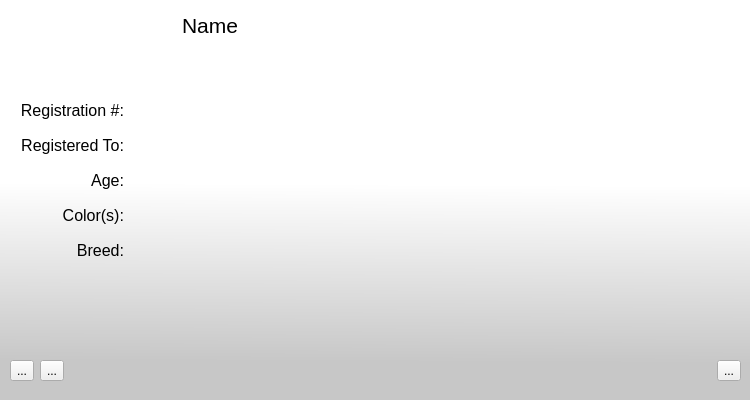
<?xml version="1.0" encoding="UTF-8"?>
<ui version="4.0">
 <class>dogIDcard</class>
 <widget class="QWidget" name="dogIDcard">
  <property name="geometry">
   <rect>
    <x>0</x>
    <y>0</y>
    <width>750</width>
    <height>400</height>
   </rect>
  </property>
  <property name="windowTitle">
   <string>Form</string>
  </property>
  <widget class="QLabel" name="name">
   <property name="geometry">
    <rect>
     <x>10</x>
     <y>10</y>
     <width>400</width>
     <height>30</height>
    </rect>
   </property>
   <property name="font">
    <font>
     <pointsize>16</pointsize>
    </font>
   </property>
   <property name="text">
    <string>Name</string>
   </property>
   <property name="alignment">
    <set>Qt::AlignCenter</set>
   </property>
  </widget>
  <widget class="QLabel" name="Photo">
   <property name="geometry">
    <rect>
     <x>430</x>
     <y>10</y>
     <width>300</width>
     <height>300</height>
    </rect>
   </property>
   <property name="styleSheet">
    <string notr="true"/>
   </property>
   <property name="frameShape">
    <enum>QFrame::NoFrame</enum>
   </property>
   <property name="frameShadow">
    <enum>QFrame::Plain</enum>
   </property>
   <property name="lineWidth">
    <number>6</number>
   </property>
   <property name="midLineWidth">
    <number>4</number>
   </property>
   <property name="text">
    <string/>
   </property>
   <property name="pixmap">
    <pixmap>resources/nophoto.png</pixmap>
   </property>
   <property name="scaledContents">
    <bool>false</bool>
   </property>
  </widget>
  <widget class="QWidget" name="horizontalLayoutWidget">
   <property name="geometry">
    <rect>
     <x>10</x>
     <y>345</y>
     <width>731</width>
     <height>51</height>
    </rect>
   </property>
   <layout class="QHBoxLayout" name="horizontalLayout">
    <item>
     <widget class="QToolButton" name="Edit">
      <property name="text">
       <string>...</string>
      </property>
      <property name="icon">
       <iconset>
        <normalon>resources/edit.png</normalon>
       </iconset>
      </property>
      <property name="iconSize">
       <size>
        <width>30</width>
        <height>30</height>
       </size>
      </property>
     </widget>
    </item>
    <item>
     <widget class="QToolButton" name="Transfer">
      <property name="text">
       <string>...</string>
      </property>
      <property name="icon">
       <iconset>
        <normalon>resources/arrows_swap.png</normalon>
       </iconset>
      </property>
      <property name="iconSize">
       <size>
        <width>30</width>
        <height>30</height>
       </size>
      </property>
     </widget>
    </item>
    <item>
     <widget class="QLabel" name="span">
      <property name="text">
       <string/>
      </property>
     </widget>
    </item>
    <item>
     <widget class="QToolButton" name="Delete">
      <property name="text">
       <string>...</string>
      </property>
      <property name="icon">
       <iconset>
        <normalon>resources/delete.png</normalon>
       </iconset>
      </property>
      <property name="iconSize">
       <size>
        <width>30</width>
        <height>30</height>
       </size>
      </property>
     </widget>
    </item>
   </layout>
  </widget>
  <widget class="QWidget" name="formLayoutWidget">
   <property name="geometry">
    <rect>
     <x>20</x>
     <y>100</y>
     <width>381</width>
     <height>201</height>
    </rect>
   </property>
   <layout class="QFormLayout" name="formLayout">
    <property name="labelAlignment">
     <set>Qt::AlignRight|Qt::AlignTrailing|Qt::AlignVCenter</set>
    </property>
    <property name="verticalSpacing">
     <number>15</number>
    </property>
    <item row="0" column="0">
     <widget class="QLabel" name="idLabel">
      <property name="minimumSize">
       <size>
        <width>0</width>
        <height>20</height>
       </size>
      </property>
      <property name="font">
       <font>
        <pointsize>12</pointsize>
       </font>
      </property>
      <property name="text">
       <string>Registration #:</string>
      </property>
      <property name="alignment">
       <set>Qt::AlignRight|Qt::AlignTrailing|Qt::AlignVCenter</set>
      </property>
     </widget>
    </item>
    <item row="0" column="1">
     <widget class="QLabel" name="id">
      <property name="font">
       <font>
        <pointsize>12</pointsize>
       </font>
      </property>
      <property name="text">
       <string/>
      </property>
     </widget>
    </item>
    <item row="1" column="0">
     <widget class="QLabel" name="OwnerLabel">
      <property name="minimumSize">
       <size>
        <width>0</width>
        <height>20</height>
       </size>
      </property>
      <property name="font">
       <font>
        <pointsize>12</pointsize>
       </font>
      </property>
      <property name="text">
       <string>Registered To:</string>
      </property>
      <property name="alignment">
       <set>Qt::AlignRight|Qt::AlignTrailing|Qt::AlignVCenter</set>
      </property>
     </widget>
    </item>
    <item row="1" column="1">
     <widget class="QLabel" name="owner">
      <property name="font">
       <font>
        <pointsize>12</pointsize>
       </font>
      </property>
      <property name="text">
       <string/>
      </property>
     </widget>
    </item>
    <item row="2" column="1">
     <widget class="QLabel" name="dob">
      <property name="font">
       <font>
        <pointsize>12</pointsize>
       </font>
      </property>
      <property name="text">
       <string/>
      </property>
     </widget>
    </item>
    <item row="3" column="0">
     <widget class="QLabel" name="ColorLabel">
      <property name="minimumSize">
       <size>
        <width>0</width>
        <height>20</height>
       </size>
      </property>
      <property name="font">
       <font>
        <pointsize>12</pointsize>
       </font>
      </property>
      <property name="text">
       <string>Color(s):</string>
      </property>
      <property name="alignment">
       <set>Qt::AlignRight|Qt::AlignTrailing|Qt::AlignVCenter</set>
      </property>
     </widget>
    </item>
    <item row="3" column="1">
     <widget class="QLabel" name="color">
      <property name="font">
       <font>
        <pointsize>12</pointsize>
       </font>
      </property>
      <property name="text">
       <string/>
      </property>
     </widget>
    </item>
    <item row="4" column="0">
     <widget class="QLabel" name="BreedLabel">
      <property name="minimumSize">
       <size>
        <width>0</width>
        <height>20</height>
       </size>
      </property>
      <property name="font">
       <font>
        <pointsize>12</pointsize>
       </font>
      </property>
      <property name="text">
       <string>Breed:</string>
      </property>
      <property name="alignment">
       <set>Qt::AlignRight|Qt::AlignTrailing|Qt::AlignVCenter</set>
      </property>
     </widget>
    </item>
    <item row="4" column="1">
     <widget class="QLabel" name="breed">
      <property name="font">
       <font>
        <pointsize>12</pointsize>
       </font>
      </property>
      <property name="text">
       <string/>
      </property>
     </widget>
    </item>
    <item row="2" column="0">
     <widget class="QLabel" name="DoBLabel">
      <property name="minimumSize">
       <size>
        <width>0</width>
        <height>20</height>
       </size>
      </property>
      <property name="font">
       <font>
        <pointsize>12</pointsize>
       </font>
      </property>
      <property name="text">
       <string>Age:</string>
      </property>
      <property name="alignment">
       <set>Qt::AlignRight|Qt::AlignTrailing|Qt::AlignVCenter</set>
      </property>
     </widget>
    </item>
   </layout>
  </widget>
  <widget class="QLabel" name="background">
   <property name="geometry">
    <rect>
     <x>0</x>
     <y>0</y>
     <width>750</width>
     <height>400</height>
    </rect>
   </property>
   <property name="styleSheet">
    <string notr="true">background-color: qlineargradient(spread:pad, x1:0.5, y1:1, x2:0.505364, y2:0.46, stop:0.176136 rgba(199, 199, 199, 255), stop:1 rgba(255, 255, 255, 255));</string>
   </property>
   <property name="text">
    <string/>
   </property>
  </widget>
  <zorder>background</zorder>
  <zorder>name</zorder>
  <zorder>Photo</zorder>
  <zorder>horizontalLayoutWidget</zorder>
  <zorder>formLayoutWidget</zorder>
 </widget>
 <resources/>
 <connections/>
</ui>
